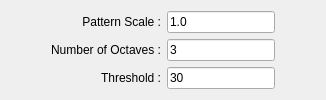
          <widget class="QWidget" name="tabBRISK">
           <attribute name="title">
            <string>BRISK</string>
           </attribute>
           <layout class="QGridLayout" name="gridLayout_13">
            <item row="0" column="0">
             <spacer name="horizontalSpacer_52">
              <property name="orientation">
               <enum>Qt::Horizontal</enum>
              </property>
              <property name="sizeHint" stdset="0">
               <size>
                <width>40</width>
                <height>20</height>
               </size>
              </property>
             </spacer>
            </item>
            <item row="0" column="1">
             <layout class="QGridLayout" name="briskTabs">
              <item row="0" column="0">
               <widget class="QLabel" name="label_18">
                <property name="text">
                 <string>Pattern Scale :</string>
                </property>
                <property name="alignment">
                 <set>Qt::AlignRight|Qt::AlignTrailing|Qt::AlignVCenter</set>
                </property>
               </widget>
              </item>
              <item row="1" column="0">
               <widget class="QLabel" name="label_20">
                <property name="text">
                 <string>Number of Octaves :</string>
                </property>
                <property name="alignment">
                 <set>Qt::AlignRight|Qt::AlignTrailing|Qt::AlignVCenter</set>
                </property>
               </widget>
              </item>
              <item row="2" column="0">
               <widget class="QLabel" name="label_19">
                <property name="text">
                 <string>Threshold :</string>
                </property>
                <property name="alignment">
                 <set>Qt::AlignRight|Qt::AlignTrailing|Qt::AlignVCenter</set>
                </property>
               </widget>
              </item>
              <item row="0" column="1">
               <widget class="QLineEdit" name="briskPatternScaleText">
                <property name="text">
                 <string>1.0</string>
                </property>
               </widget>
              </item>
              <item row="1" column="1">
               <widget class="QLineEdit" name="briskOctavesText">
                <property name="text">
                 <string>3</string>
                </property>
               </widget>
              </item>
              <item row="2" column="1">
               <widget class="QLineEdit" name="briskThreshText">
                <property name="text">
                 <string>30</string>
                </property>
               </widget>
              </item>
             </layout>
            </item>
            <item row="0" column="2">
             <spacer name="horizontalSpacer_53">
              <property name="orientation">
               <enum>Qt::Horizontal</enum>
              </property>
              <property name="sizeHint" stdset="0">
               <size>
                <width>40</width>
                <height>20</height>
               </size>
              </property>
             </spacer>
            </item>
           </layout>
          </widget>
